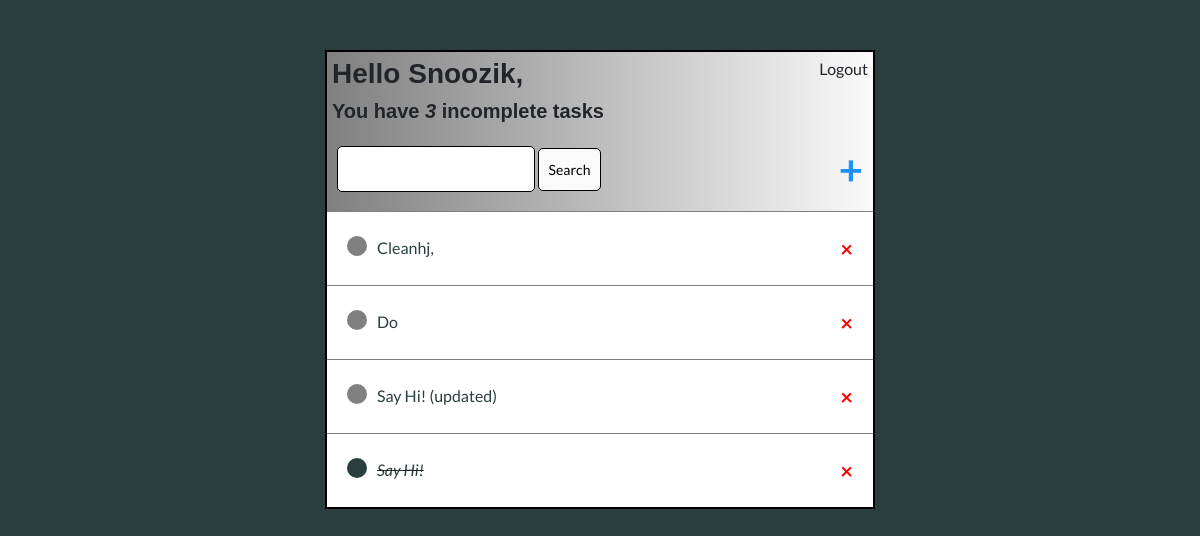
The app's page / (signed in), older data.
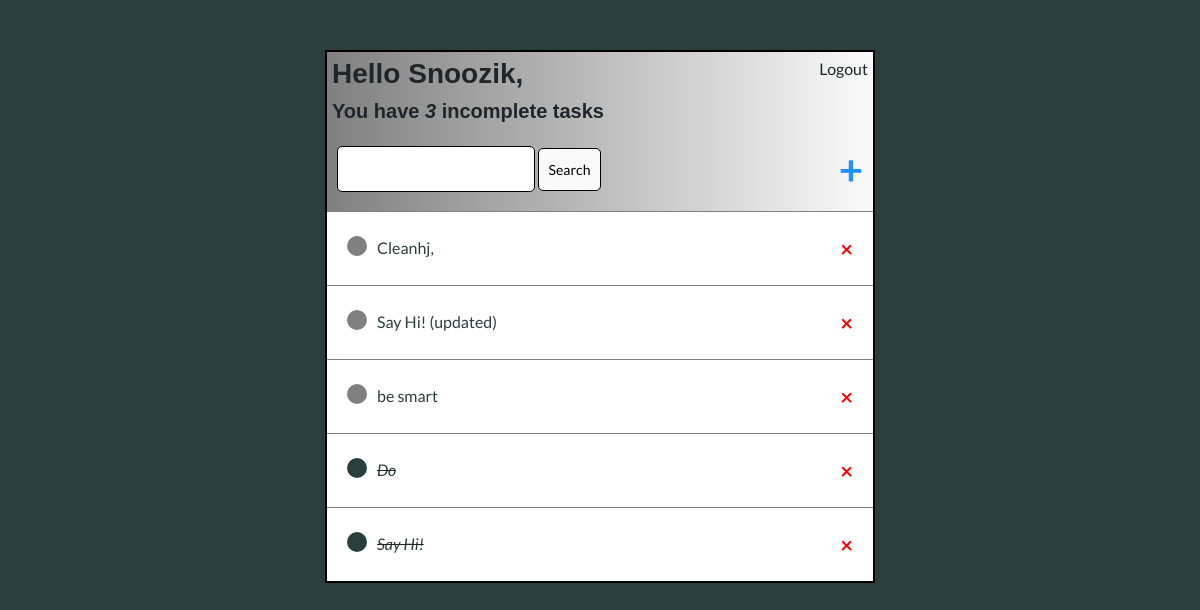
The same page, newer data.
### base/models.py (models this page shows)
class Task(models.Model):
    "If user is deleted his task are also deleted - CASCADE"
    "If user is deleted his task is remained - SET_NULL"
    "null=True - in theory this could be empty field"
    "blank=True - when we submit a form this can also be empty"
    user = models.ForeignKey(
        User, on_delete=models.CASCADE, null=True, blank=True)
    "For a string field"
    title = models.CharField(max_length=200)
    "For a string field but with more options"
    description = models.TextField(null=True, blank=True)
    "To have True or False value in DB"
    complete = models.BooleanField(default=False)
    "When we need date and time of creation to be auto populated"
    created = models.DateTimeField(auto_now_add=True)
    def __str__(self):
        return self.title
    """This is how to order a queryset. When we returning multiple items
    Model.objects.filter() - we can order returned objects by their completion
    status
    """
    class Meta:
        ordering = ['complete']

### base/views.py (the view)
# urls.py: path('', TaskList.as_view(), name='tasks'),
class TaskList(LoginRequiredMixin, ListView):
    model = Task
    """
    Now we want to render out data in our template. How Django passes queryset
    into template?
    By default Django calls the query - object_list
    But we can change it:
    """
    context_object_name = 'tasks'
    def get_context_data(self, **kwargs):
        context = super().get_context_data(**kwargs)
        context['tasks'] = context['tasks'].filter(user=self.request.user)
        """Here we are filtering the filtered queryset already.
        Adding new key-value pair in context that will let user know number
        of incomplete items
        """
        context['count'] = context['tasks'].filter(complete=False).count()
        "Adding search functionality:"
        search_input = self.request.GET.get('search-area') or ''
        if search_input:
            context['tasks'] = context['tasks'].filter(
                                                title__startswith=search_input)
        context['search_input'] = search_input
        return context

### base/templates/base/task_list.html
{% extends 'base/base.html' %}
{% block content %}
{% load static %}
  <div class="header-bar">
    <div>
      <h3>Hello {{ request.user|title }},</h3>
      <h5 style="margin:0">You have <i>{{ count }}</i> incomplete task{{ count|pluralize:"s" }}</h5>
    </div>
    {% if request.user.is_authenticated %}
      <a href="{% url 'logout' %}">Logout</a>
    {% else %}
      <a href="{% url 'login' %}">Login</a>
    {% endif %}
  </div>
    <div id="search-add-wrapper">
      <form method="get">
        <input type="text" name="search-area" value="{{ search_input }}">
        <input class="button" type="submit" value="Search">
      </form>
      <a id="add-link" href="{% url 'task-create' %}">&#x2b</a>
    </div>
    <div class="task-items-wrapper">
      {% for task in tasks %}
      <div class="task-wrapper">
        {% if task.complete %}
        <div class="task-title">
              <div class="task-complete-icon"></div>
                <i><s><a href="{% url 'task-update' task.id %}">{{ task }}</a></s></i>
              </div>
            <a class="delete-link" href="{% url 'task-delete' task.id %}">&#215;</a>
          {% else %}
          <div class="task-title">
            <div class="task-incomplete-icon"></div>
            <a href="{% url 'task-update' task.id %}">{{ task }}</a>
          </div>
          <a class="delete-link" href="{% url 'task-delete' task.id %}">&#215;</a>
        {% endif %}
      </div>
      {% empty %}
          <h3>No items in list</h3>
      {% endfor %}
    </div>
{% endblock content %}

### base/templates/base/base.html (shortened to what this page needs)
{% load static %}
<!DOCTYPE html>
<html lang="en" dir="ltr">
  <head>
    <link rel="stylesheet" href="https://stackpath.bootstrapcdn.com/bootstrap/4.3.1/css/bootstrap.min.css">
    <link rel="stylesheet" href="{% static 'base/main.css' %}">
  </head>
  <body>
    <div class="content">
      {% block content %}{% endblock content %}
    </div>
  </body>
</html>

### base/static/base/main.css (style rules this page uses)
html { background-color: #2a3f3d !important; }
body { font-family: 'Lato', sans-serif; padding-top: 50px; background-color: inherit; }
h1, h2, h3, h4, h5, h6 { font-family: 'Raleway', sans-serif; font-weight: bold; }
a { color: black; }
.content { background: linear-gradient(90deg, grey 0%, #fafafa 100%); max-width: 550px; margin:auto; border: black 2.5px solid; }
.header-bar { display: flex; justify-content: space-between; background: linear-gradient(90deg, grey 0%, #fafafa 100%); padding: 5px; }
.header-bar a { color: inherit; }
.task-wrapper { display: flex; align-items: center; justify-content: space-between; padding: 20px; background-color: white; border-top: 1px solid grey; }
.task-title { display: flex; }
.task-title a { color: #2a3f3d; margin-left: 10px; }
.task-complete-icon { height: 20px; width: 20px; background: #2a3f3d; border-radius: 50%; }
.task-incomplete-icon { height: 20px; width: 20px; background: grey; border-radius: 50%; }
.delete-link { font-weight: bold; color: red; margin-left: 10px; font-size: 22px; }
#search-add-wrapper { display: flex; justify-content: space-between; background: linear-gradient(90deg, grey 0%, #fafafa 100%); align-items: center; padding: 10px; }
#add-link { font-weight: bold; color: dodgerblue; font-size: 42px; }
input[type=text], input[type=password], textarea { border: 1px solid black; border-radius: 5px; padding: 10px; width: 74%; }
.button { border: 1px solid black; background-color: #FAFAFA; color: black; padding: 10px; font-size: 14px; border-radius: 5px; cursor: pointer; text-decoration: none; }

Row changes from the older to the newer data that the page shows:
shown differently, row unchanged: Task "Say Hi! (updated)": moves up the list
added Task: title "be smart"
changed Task "Do": complete False → True (drawn)
